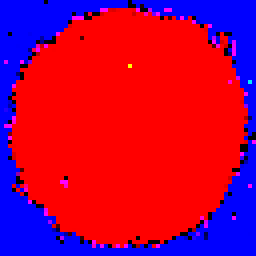
#> input picture CAD/images/generated_image.png, 64 x 64 px (shown 4 times larger)
$ jupyter execute CAD.ipynb   (shell and % lines are left out)
#> lines starting #> are read from the running program, lines starting #| are printed output that depends on the picture; after the words box and inside, x2 and y2 are one past the last pixel; in counts of white or black regions, pixels touching at a corner belong together
# IMAGE-CAD-ANSYS Interface (I CAN)

## _Versión 0.1_
### Author: Jorge Cárdenas
### Pontificia Universidad de Valparaíso
This development is intended to provide an interface to access HFSS, in order to automate simulation and optimization processes.

## Features

- Extract features based on HSV color mapping
- Create DXF file to be loaded into HFSS

[cell 1]
#%pip install ezdxf
#%pip install imutils

[cell 2]
import numpy as np
import cv2 as cv
import ezdxf
import imutils
from matplotlib import pyplot as plt
from ipywidgets import interact, widgets

## Layers Contour

[cell 3]
from scipy.interpolate import splprep, splev

def resizeImage():

    image='images/generated_image.png'

    im = cv.imread(image,cv.IMREAD_UNCHANGED)
#> im is the input picture: shape (64, 64, 3); mean B, G, R 76.8, 0.1, 175.2
    wt, ht = (512,512) # target image size
    h, w ,channels= im.shape # given image size
    fx = w / wt
    fy = h / ht
    f = max(fx, fy)
    newSize = (max(min(wt, int(w / f)), 1),
               max(min(ht, int(h / f)), 1))  # scale according to f (result at least 1 and at most wt or ht)


    print(newSize)
#| (512, 512)
    canvas = cv.resize(im, newSize, interpolation=cv.INTER_AREA  )
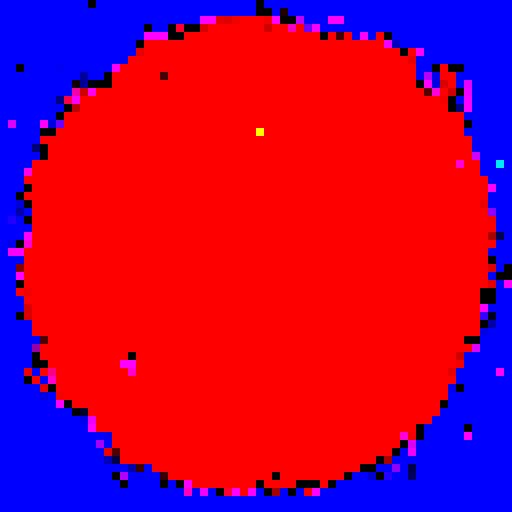
#> canvas: shape (512, 512, 3); mean B, G, R 76.8, 0.1, 175.2

    # [10 lines of commented-out code are left out]

    cv.imwrite("images/generated_image_512.png", canvas, [cv.IMWRITE_PNG_COMPRESSION, 10])

def redContour(upperBound, lowerBound,image,epsilon_coeff):
    #Channel separation

#> called with image = 'images/generated_image_512.png', epsilon_coeff = 0.0018
    im = cv.imread(image,cv.IMREAD_UNCHANGED)


    im2 =im.copy()
    im22 = cv.cvtColor(im2,cv.COLOR_BGR2RGB )

    hsv = cv.cvtColor(im2, cv.COLOR_BGR2HSV)
#> hsv: shape (512, 512, 3); mean H, S, V 37.1, 249.8, 248.3

    # define range of blue color in HSV
    lower_red = np.array(lowerBound)
    upper_red = np.array(upperBound)
    # Threshold the HSV image to get only blue colors
    mask = cv.inRange(hsv,lower_red,upper_red)
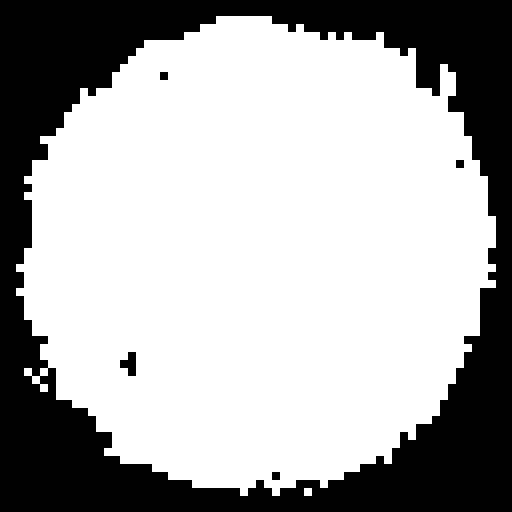
#> mask: shape (512, 512); 67.3% white; 5 black regions

    # Apply threshold on s - use automatic threshold algorithm (use THRESH_OTSU).
    _, thresh = cv.threshold(mask, 0, 255, cv.THRESH_BINARY+cv.THRESH_OTSU)

    # Find contours
    red_cnts = cv.findContours(thresh, cv.RETR_TREE, cv.CHAIN_APPROX_SIMPLE)
#> red_cnts = 6 contours; box (x1, y1, x2, y2) and area: (16, 16, 496, 496) 175530, (119, 351, 137, 377) 294, (271, 471, 281, 481) 79, (455, 159, 465, 169) 79, (159, 71, 169, 81) 79, (304, 488, 312, 496) 49
    red_cnts = imutils.grab_contours(red_cnts)
    #red_cnts= max(red_cnts, key=cv.contourArea)
    #Drawing
    canvas = np.zeros_like(im22)
    size = im.shape

    smoothened=[]
    for contour in red_cnts:

        epsilon = epsilon_coeff*cv.arcLength(contour,True)
        cnt_aprox = cv.approxPolyDP(contour,epsilon,True)
        smoothened.append(np.asarray(cnt_aprox, dtype=np.int32))

        # [16 lines of commented-out code are left out]

        cv.drawContours(canvas, smoothened,-1,(0, 255, 0), 1)
        cv.fillPoly(canvas, pts =smoothened, color=(255,255,255))
#> this loop made 6 passes
#> epsilon on passes 2 to 6: 4.29, 0.0606, 0.145, 0.0606, 0.0606
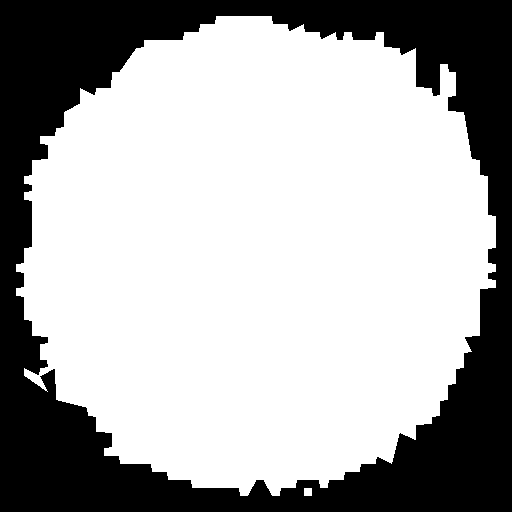
#> canvas: shape (512, 512, 3); 67.6% white; 1 black region
#> after the loop, smoothened = 6 contours; box (x1, y1, x2, y2) and area: (16, 16, 496, 496) 175937, (119, 351, 137, 377) 294, (271, 471, 281, 481) 79, (455, 159, 465, 169) 79, (159, 71, 169, 81) 79, (304, 488, 312, 496) 49
    cv.imwrite("RED.png", canvas, [cv.IMWRITE_PNG_COMPRESSION, 10])

    fig, ax = plt.subplots(1, 2, sharex='col', sharey='row',figsize=(5, 5))
    ax[0].imshow(im22)
    ax[1].imshow(canvas)

    return red_cnts,size

def greenContour(upperBound, lowerBound,image,epsilon_coeff):
    #Channel separation
    im = cv.imread(image,cv.IMREAD_UNCHANGED)
    im2 = im.copy()
    im22 = cv.cvtColor(im2,cv.COLOR_BGR2RGB )


    hsv = cv.cvtColor(im2, cv.COLOR_BGR2HSV)
    # define range of blue color in HSV
    lower_green = np.array(lowerBound)
    upper_green = np.array(upperBound)

    # Threshold the HSV image to get only blue colors
    mask = cv.inRange(hsv,lower_green,upper_green)


    # Apply threshold on s - use automatic threshold algorithm (use THRESH_OTSU).
    _, thresh = cv.threshold(mask, 100, 255, cv.THRESH_BINARY+cv.THRESH_OTSU)

    # Find contours
    green_cnts = cv.findContours(thresh, cv.RETR_TREE , cv.CHAIN_APPROX_SIMPLE)
    green_cnts = imutils.grab_contours(green_cnts)

    #Drawing
    canvas = np.zeros_like(im22)
    size = im.shape


    for contour in green_cnts:
        epsilon = epsilon_coeff*cv.arcLength(contour,True)
        cnt_aprox = cv.approxPolyDP(contour,epsilon,True)

        cv.drawContours(canvas, cnt_aprox,-1,(0, 255, 0), 1)

    cv.fillPoly(canvas, pts =green_cnts, color=(255,255,255))


    cv.imwrite("GREEN.png", canvas, [cv.IMWRITE_PNG_COMPRESSION, 2])


    fig, ax = plt.subplots(1, 2, sharex='col', sharey='row',figsize=(5, 5))
    ax[0].imshow(im22)
    ax[1].imshow(canvas)
    return green_cnts,size

def blueContour(upperBound, lowerBound,image,epsilon_coeff):
    #Channel separation

    im = cv.imread(image,cv.IMREAD_UNCHANGED)
    im2 = im.copy()
    im22 = cv.cvtColor(im2,cv.COLOR_BGR2RGB )

    hsv = cv.cvtColor(im2, cv.COLOR_BGR2HSV)
    # define range of blue color in HSV
    lower_blue = np.array(lowerBound)
    upper_blue = np.array(upperBound)

    # Threshold the HSV image to get only blue colors
    mask = cv.inRange(hsv,lower_blue,upper_blue)

    # Apply threshold on s - use automatic threshold algorithm (use THRESH_OTSU).
    _, thresh = cv.threshold(mask, 0, 255, cv.THRESH_BINARY)

    # Find contours
    border_cnts = cv.findContours(thresh, cv.RETR_LIST, cv.CHAIN_APPROX_SIMPLE)
    border_cnts = imutils.grab_contours(border_cnts)

    #Drawing
    canvas = np.zeros_like(im22)

    size = im.shape


    for contour in border_cnts:
        epsilon = epsilon_coeff*cv.arcLength(contour,True)
        cnt_aprox = cv.approxPolyDP(contour,epsilon,True)
        hull = cv.convexHull(cnt_aprox)

        cv.drawContours(canvas, hull,-1,(0, 255, 0), 1)

    cv.fillPoly(canvas, pts =border_cnts, color=(255,255,255))

    cv.imwrite("SUBSTRATE.png", canvas, [cv.IMWRITE_PNG_COMPRESSION, 1])

    fig, ax = plt.subplots(1, 2, sharex='col', sharey='row',figsize=(5, 5))
    ax[0].imshow(im22)
    ax[1].imshow(canvas)

    return border_cnts,size

[cell 4]
#red_cnts,imageSize=redContour([50,255,255],[0,80,80],'images/prueba.png',0.0500)
#green_cnts,_ =greenContour([90, 255,255],[36, 100, 0],'images/prueba.png',0.0500)
#border_cnts,_ =blueContour([255,255,255],[100,20,20],'images/prueba.png',0.0500)
resizeImage()
red_cnts,imageSize=redContour([50,255,255],[0,80,80],'images/generated_image_512.png',0.0018)
#> imageSize = (512, 512, 3)
green_cnts,_ =greenContour([90, 255,255],[36, 100, 0],'images/generated_image_512.png',0.0020)
#> in greenContour, `lower_green = np.array(lowerBound)`: lower_green = [36, 100, 0]
#> in greenContour, `upper_green = np.array(upperBound)`: upper_green = [90, 255, 255]
#> in greenContour, `green_cnts = cv.findContours(thresh, cv.RETR_TREE , cv.CHAIN_APPROX_SI..`: green_cnts = 0 contours
#> in greenContour, `green_cnts = imutils.grab_contours(green_cnts)`: green_cnts = []
#> green_cnts = []
border_cnts,_ =blueContour([255,255,255],[120,20,20],'images/generated_image_512.png',0.0020)
#> in blueContour, `lower_blue = np.array(lowerBound)`: lower_blue = [120, 20, 20]
#> in blueContour, `upper_blue = np.array(upperBound)`: upper_blue = [255, 255, 255]
#> in blueContour, `mask = cv.inRange(hsv,lower_blue,upper_blue)`:
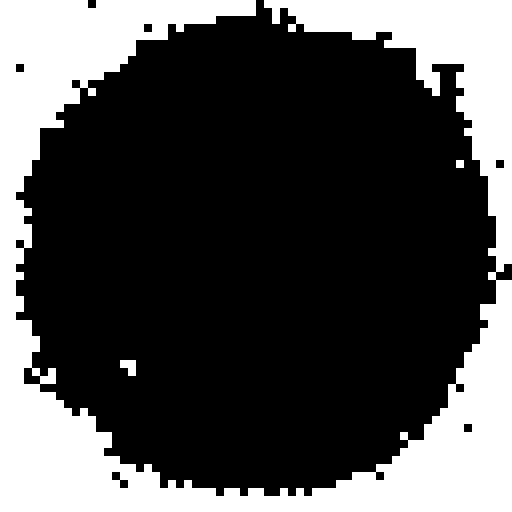
#> mask: shape (512, 512); 30.4% white; 3 white regions
#> in blueContour, `border_cnts = cv.findContours(thresh, cv.RETR_LIST, cv.CHAIN_APPROX_SI..`: border_cnts = 14 contours; largest, box (x1, y1, x2, y2) and area: (0, 0, 512, 512) 78100, (23, 367, 41, 385) 222, (120, 360, 136, 376) 162, (119, 479, 129, 489) 79, (375, 471, 385, 481) 79
#> the loop in blueContour, `for contour in border_cnts:` made 14 passes
#> epsilon on passes 1 to 8: 0.0673, 0.0673, 0.0673, 0.0673, 0.0673, 0.13, 0.119, 0.0673
#> after the loop in blueContour, `for contour in border_cnts:`:
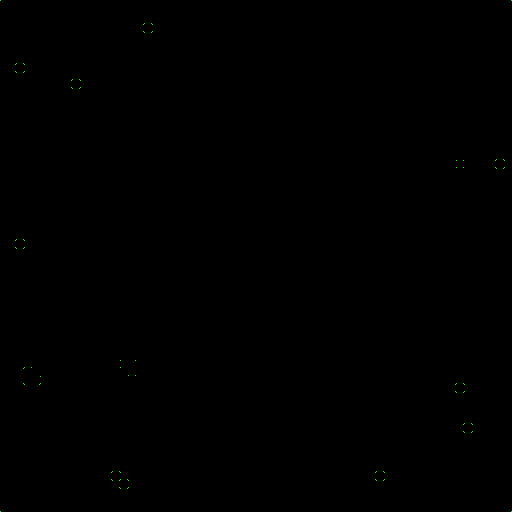
#> canvas: shape (512, 512, 3); mean R, G, B 0, 0.1, 0

## Dxf generation

[cell 5]
dwg = ezdxf.new()#"AC1015"
msp = dwg.modelspace()

dwg.layers.new(name="conductor", dxfattribs={"color": 1})
dwg.layers.new(name="dielectric", dxfattribs={"color": 8})
dwg.layers.new(name="substrate", dxfattribs={"color": 5})

"""
Warning! This is the drwaing unit, not the HFSS original units.
To preserve the resolution everything needs to be rescaled and resized
if image size is 512x512 it means 512 nm or 512 mm dpending on the units declared in dxf file
thus all drawing sizes must be scaled to fit.

working units together with multipliers must be chosen based on the need to keep ratio and size as we import from HFSS
"""
units="nm"
GoalSize=500
currentSize=imageSize[0] #assumming an squared image same witdth and height
#> currentSize = 512
multiplier=0
layerscale=0

if units=="mm":
    multiplier=0.1
    layerscale=1
elif units=="nm":
    multiplier=10
    layerscale=1000
else:
    pass


"""Here the original layers were given in mm
as the target units are nm, layers must be rescaled
"""

layers= {
         "conductor":{
             "thickness":0.01*layerscale,
             "material":"pec",
             "color": "red",
             "zpos":1.75*layerscale
         },
         "dielectric":{
             "thickness":0.8*layerscale,
             "material":"PTFE",
             "color": "green",
             "zpos":1.75*layerscale

         } ,
         "substrate":{
             "thickness":1.75*layerscale,
             "material":"Rogers RT/duroid 5880 (tm)",
             "color": "blue",
             "zpos":0

         }
    }


scale=multiplier*GoalSize/currentSize
#> scale = 9.77

red_squeezed = [np.squeeze(cnt, axis=1) for cnt in red_cnts]
#> red_squeezed = 6 items
inverted_red_squeezed = [scale*arr * [1, -1] for arr in red_squeezed]#*0.1
#> inverted_red_squeezed = 6 items

green_squeezed = [np.squeeze(cnt, axis=1) for cnt in green_cnts]
#> green_squeezed = []
inverted_green_squeezed = [scale*arr * [1, -1] for arr in green_squeezed]#*0.1
#> inverted_green_squeezed = []

border_squeezed = [np.squeeze(cnt, axis=1) for cnt in border_cnts]
#> border_squeezed = 14 items
inverted_border_squeezed = [scale*arr * [1, -1] for arr in border_squeezed]#*0.1
#> inverted_border_squeezed = 14 point arrays, longest 361 points

[cell 6]
"""Select the layers to export"""
selectedLayer=["conductor", "substrate"]

for layer in selectedLayer:
    if layer=="conductor":

        for ctr in inverted_red_squeezed:
            line=msp.add_lwpolyline(
                ctr,
                format="xyb", close=True,
                dxfattribs={'layer': 'conductor'},
            )
            line.dxf.const_width = 0.5
    elif layer=="dielectric":

        for ctr in inverted_green_squeezed:
            line=msp.add_lwpolyline(
                ctr,
                format="xyb", close=True,
                dxfattribs={'layer': 'dielectric'},
            )
            line.dxf.const_width = 0.5
    elif layer=="substrate":

        for ctr in inverted_border_squeezed:
            line=msp.add_lwpolyline(
                ctr,
                format="xyb", close=True,
                dxfattribs={'layer': 'substrate'},
            )
            line.dxf.const_width = 0.5
    else:
        pass


    """To draw the outline """

# [9 lines of commented-out code are left out]


dwg.saveas("output.dxf")

## Elevation info

[cell 7]
value=str([])

kwargs={
    "reports":"",
    "simulation_id":"simID",
   "variable_name":"variables",
    "value" : str([]),
    "units" : units,
   }

file = open('layers.tech', 'w')
file.write('units um \n')

print(layers)

for layer in layers:

    file.write(layer+" "+ layers[layer]["color"]+" "+ str(layers[layer]["zpos"]) +" "+ str(layers[layer]["thickness"]) +" "+'\n')

file.close()

$ run again, with CAD/images/prueba.png copied over CAD/images/generated_image.png
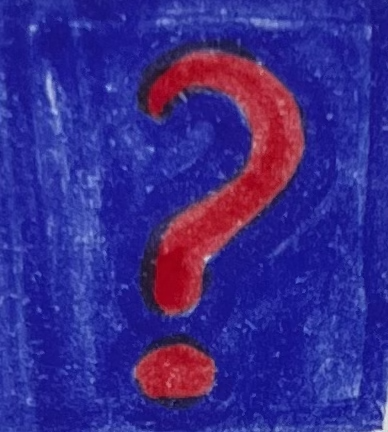
#> input picture CAD/images/prueba.png, 388 x 432 px
#> in resizeImage, im is the input picture: shape (432, 388, 3); mean B, G, R 139.7, 42, 55.6
#| (459, 512)
#> hsv: shape (512, 459, 3); mean H, S, V 126.6, 190.4, 152.1
#> in redContour, `red_cnts = cv.findContours(thresh, cv.RETR_TREE, cv.CHAIN_APPROX_SIMPLE)`: red_cnts = 0 contours
#> in redContour, `red_cnts = imutils.grab_contours(red_cnts)`: red_cnts = []
#> `red_cnts,imageSize=redContour([50,255,255],[0,80,80],'images/generated..`: imageSize = (512, 459, 3)
#> lower_green = [36, 100, 0]
#> upper_green = [90, 255, 255]
#> in greenContour, `green_cnts = cv.findContours(thresh, cv.RETR_TREE , cv.CHAIN_APPROX_SI..`: green_cnts = 0 contours
#> in greenContour, `green_cnts = imutils.grab_contours(green_cnts)`: green_cnts = []
#> lower_blue = [120, 20, 20]
#> upper_blue = [255, 255, 255]
#> in blueContour, `border_cnts = cv.findContours(thresh, cv.RETR_LIST, cv.CHAIN_APPROX_SI..`: border_cnts = 423 contours, 385 with area under 20; largest, box (x1, y1, x2, y2) and area: (0, 0, 421, 512) 167122, (26, 70, 249, 490) 36834, (415, 0, 459, 211) 4351, (426, 225, 459, 455) 4168, (261, 359, 323, 419) 1784
#> the loop in blueContour, `for contour in border_cnts:` made 423 passes
#> (epsilon, hull) on passes 1 to 3: (0.0113, [[225, 510], [226, 509], [227, 510], [226, 511]]), (0, [[45, 510]]), (0, [[106, 502]])
#> after the loop in blueContour, `for contour in border_cnts:`:
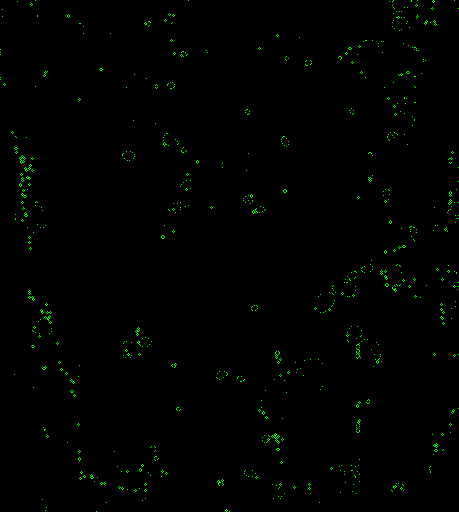
#> canvas: shape (512, 459, 3); mean R, G, B 0, 1.8, 0
#> `[cell 4] #red_cnts,imageSize=redContour([50,255,255],[0,80,80],'images..`:
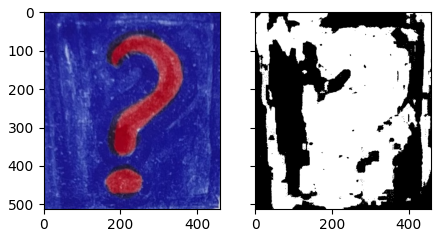
#> figure drawn by matplotlib, 2 panels
#> currentSize = 512
#> scale = 9.77
#> red_squeezed = []
#> border_squeezed = 423 items, first 6: [[225, 510], [226, 509], [227, 510], [226, 511]], [[45, 510]], [[106, 502]], [[142, 500]], [[42, 499]], [[280, 498]]
#> inverted_border_squeezed = 423 items, first 6: [[2197.3, -4980.5], [2207, -4970.7], [2216.8, -4980.5], [2207, -4990.2]], [[439.5, -4980.5]], [[1035.2, -4902.3]], [[1386.7, -4882.8]], [[410.2, -4873]], [[2734.4, -4863.3]]

$ run again, with CAD/images/image.png copied over CAD/images/generated_image.png
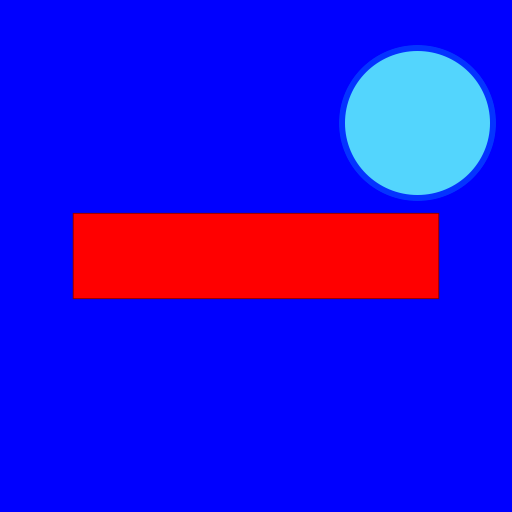
#> input picture CAD/images/image.png, 512 x 512 px
#> in resizeImage, im is the input picture: shape (512, 512, 4); mean B, G, R, A 224.1, 13.9, 35.6, 255
#| (512, 512)
#> hsv: shape (512, 512, 3); mean H, S, V 104.1, 249.7, 254.4
#> in redContour, `mask = cv.inRange(hsv,lower_red,upper_red)`:
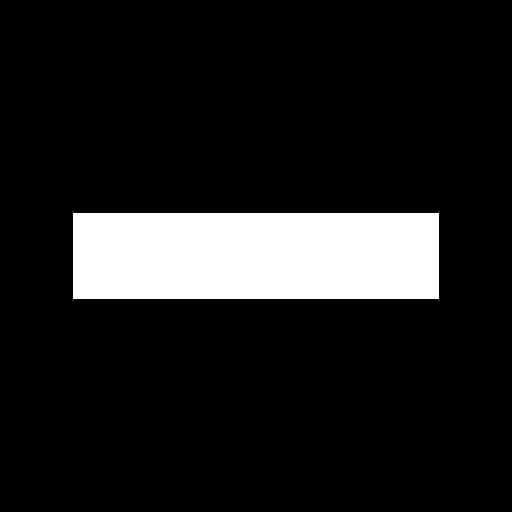
#> mask: shape (512, 512); 12% white; 1 white region
#> in redContour, `red_cnts = cv.findContours(thresh, cv.RETR_TREE, cv.CHAIN_APPROX_SIMPLE)`: red_cnts = 1 contour; box (x1, y1, x2, y2) and area: (73, 213, 439, 299) 31025
#> in redContour, `red_cnts = imutils.grab_contours(red_cnts)`: red_cnts = [[[73, 213], [73, 298], [438, 298], [438, 213]]]
#> the loop in redContour, `for contour in red_cnts: ` made 1 pass
#> (epsilon, cnt_aprox) on pass 1: (1.62, [[73, 213], [73, 298], [438, 298], [438, 213]])
#> `red_cnts,imageSize=redContour([50,255,255],[0,80,80],'images/generated..`: imageSize = (512, 512, 4)
#> lower_green = [36, 100, 0]
#> upper_green = [90, 255, 255]
#> in greenContour, `green_cnts = cv.findContours(thresh, cv.RETR_TREE , cv.CHAIN_APPROX_SI..`: green_cnts = 0 contours
#> in greenContour, `green_cnts = imutils.grab_contours(green_cnts)`: green_cnts = []
#> lower_blue = [120, 20, 20]
#> upper_blue = [255, 255, 255]
#> in blueContour, `border_cnts = cv.findContours(thresh, cv.RETR_LIST, cv.CHAIN_APPROX_SI..`: border_cnts = 3 contours; box (x1, y1, x2, y2) and area: (0, 0, 512, 512) 261121, (72, 212, 440, 300) 31927, (338, 44, 497, 202) 19598
#> the loop in blueContour, `for contour in border_cnts:` made 3 passes
#> (epsilon, hull) on pass 1: (1.81, [[72, 213], [438, 212], [439, 298], [73, 299]])
#> `[cell 4] #red_cnts,imageSize=redContour([50,255,255],[0,80,80],'images..`:
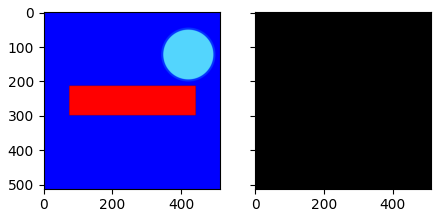
#> figure drawn by matplotlib, 2 panels
#> currentSize = 512
#> scale = 9.77
#> red_squeezed = [[[73, 213], [73, 298], [438, 298], [438, 213]]]
#> inverted_red_squeezed = [[[712.9, -2080.1], [712.9, -2910.2], [4277.3, -2910.2], [4277.3, -2080.1]]]
#> green_squeezed = []
#> border_squeezed = 3 items
#> inverted_border_squeezed = 3 point arrays, longest 216 points
